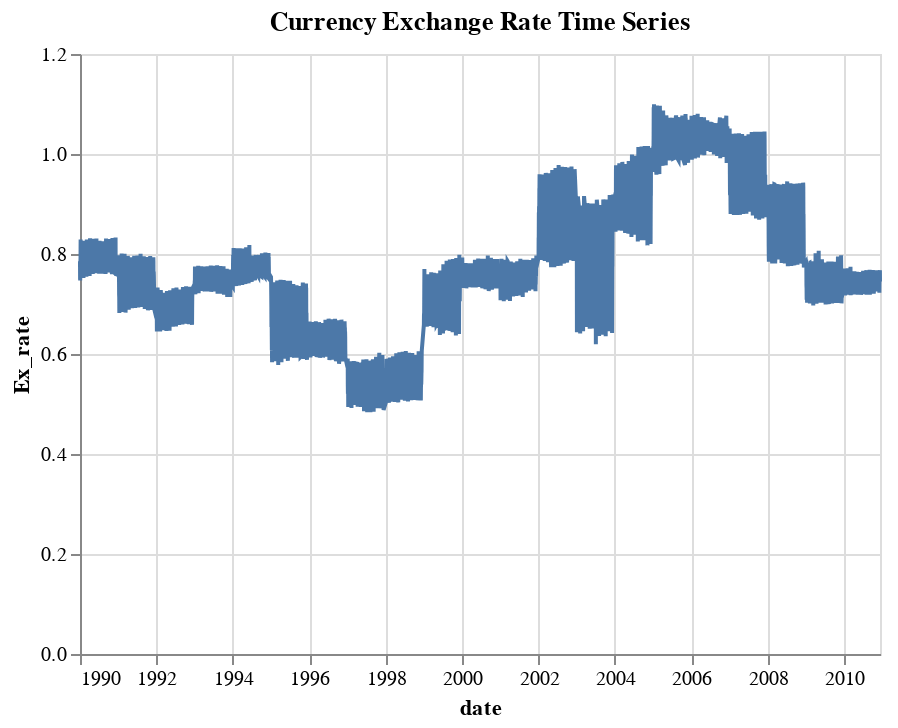

This figure's notebook cell:
### Code cell
import altair as alt

# Increase the maximum number of rows
alt.data_transformers.enable('default', max_rows=10000)  # Set to a value that accommodates your dataset

# Create the time series plot (rest of your code remains the same)
chart = alt.Chart(data).mark_line().encode(
    x='date:T',
    y='Ex_rate:Q'
).properties(
    title='Currency Exchange Rate Time Series'
)
chart

### Figure 1 — Vega-Lite specification as saved in the notebook (floating-point values rounded to 4 significant figures; data arrays with more than 128 entries replaced by an {"elided": "..."} marker saying what was removed)
{"config": {"view": {"continuousWidth": 400, "continuousHeight": 300}}, "data": {"name": "data-5e97c59820b55e12e7f7e699e56023ed"}, "mark": "line", "encoding": {"x": {"field": "date", "type": "temporal"}, "y": {"field": "Ex_rate", "type": "quantitative"}}, "title": "Currency Exchange Rate Time Series", "$schema": "https://vega.github.io/schema/vega-lite/v4.17.0.json", "datasets": {"data-5e97c59820b55e12e7f7e699e56023ed": {"elided": "7588 records"}}}
